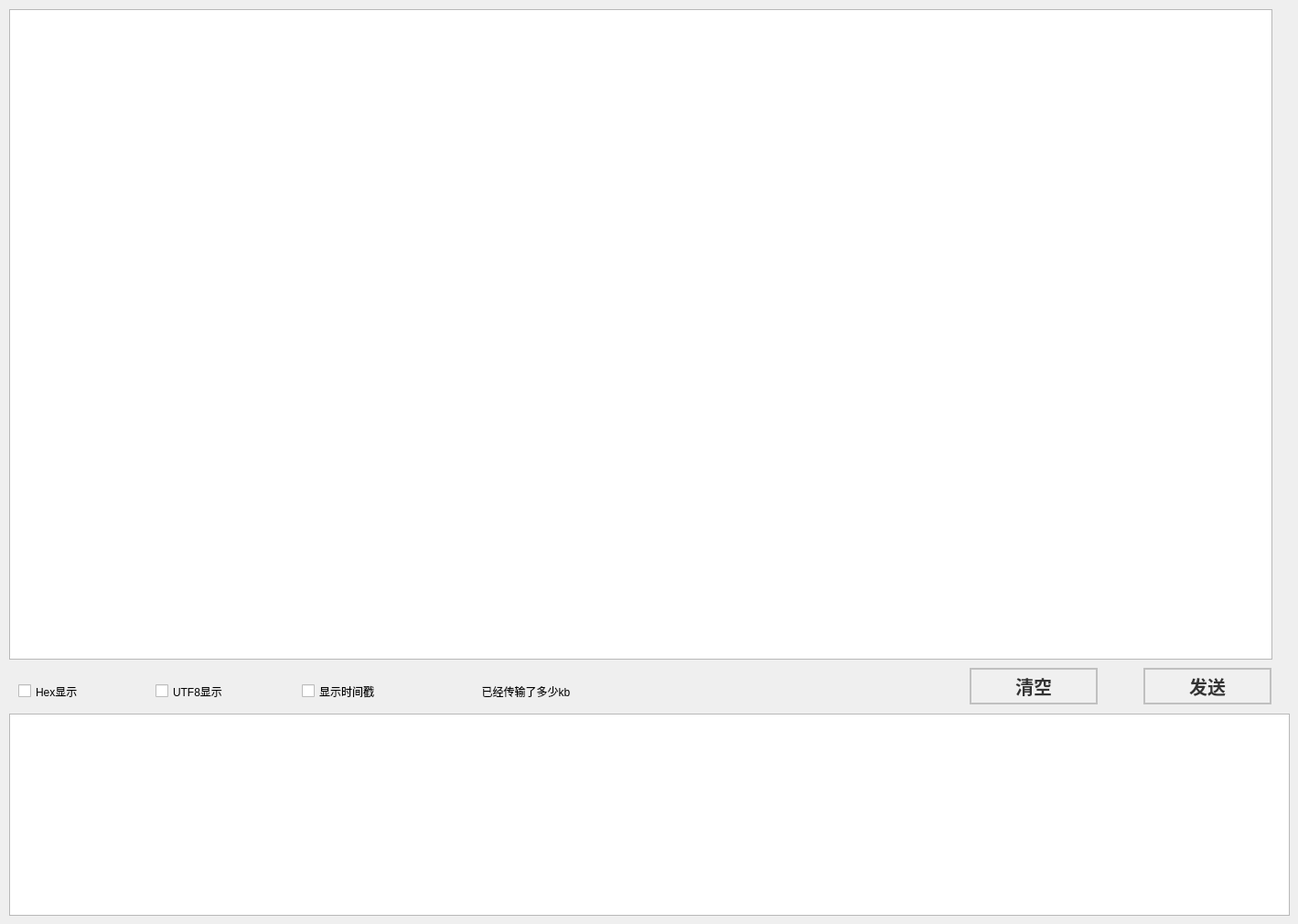
   <widget class="QWidget" name="tab_6">
    <attribute name="title">
     <string>      串口       </string>
    </attribute>
    <widget class="QCheckBox" name="Serial_ShowTime_checkBox">
     <property name="geometry">
      <rect>
       <x>330</x>
       <y>740</y>
       <width>171</width>
       <height>31</height>
      </rect>
     </property>
     <property name="text">
      <string>显示时间戳</string>
     </property>
    </widget>
    <widget class="QPushButton" name="clearBt">
     <property name="geometry">
      <rect>
       <x>1060</x>
       <y>730</y>
       <width>140</width>
       <height>40</height>
      </rect>
     </property>
     <property name="styleSheet">
      <string notr="true">QPushButton {
    width: 150px;
    height: 30px;
    font-size: 20px;
    font-family: Microsoft YaHei;
    font-weight: 400;
    padding: 2px;
    border: 2px solid #c0c0c0;
    background-color: #f0f0f0;
    color: #333333;
font-weight: bold;
}

QPushButton:hover {
    background-color: #d0d0d0;
    color: #000000;
font-weight: bold;
}

QPushButton:pressed {
    background-color: #a0a0a0;
    color: #ffffff;
font-weight: bold;
}</string>
     </property>
     <property name="text">
      <string>清空</string>
     </property>
    </widget>
    <widget class="QTextEdit" name="recvEdit">
     <property name="geometry">
      <rect>
       <x>10</x>
       <y>10</y>
       <width>1381</width>
       <height>711</height>
      </rect>
     </property>
     <property name="readOnly">
      <bool>true</bool>
     </property>
    </widget>
    <widget class="QCheckBox" name="UTF8_SerialShow_checkBox">
     <property name="geometry">
      <rect>
       <x>170</x>
       <y>740</y>
       <width>141</width>
       <height>31</height>
      </rect>
     </property>
     <property name="text">
      <string>UTF8显示</string>
     </property>
    </widget>
    <widget class="QCheckBox" name="Hex_SerialShow_checkBox">
     <property name="geometry">
      <rect>
       <x>20</x>
       <y>740</y>
       <width>121</width>
       <height>31</height>
      </rect>
     </property>
     <property name="text">
      <string>Hex显示</string>
     </property>
    </widget>
    <widget class="QTextEdit" name="sendEdit">
     <property name="geometry">
      <rect>
       <x>10</x>
       <y>780</y>
       <width>1400</width>
       <height>221</height>
      </rect>
     </property>
    </widget>
    <widget class="QPushButton" name="sendBt">
     <property name="geometry">
      <rect>
       <x>1250</x>
       <y>730</y>
       <width>140</width>
       <height>40</height>
      </rect>
     </property>
     <property name="styleSheet">
      <string notr="true">QPushButton {
    width: 150px;
    height: 30px;
    font-size: 20px;
    font-family: Microsoft YaHei;
    font-weight: 400;
    padding: 2px;
    border: 2px solid #c0c0c0;
    background-color: #f0f0f0;
    color: #333333;
font-weight: bold;
}

QPushButton:hover {
    background-color: #d0d0d0;
    color: #000000;
font-weight: bold;
}

QPushButton:pressed {
    background-color: #a0a0a0;
    color: #ffffff;
font-weight: bold;
}</string>
     </property>
     <property name="text">
      <string>发送</string>
     </property>
    </widget>
    <widget class="QLabel" name="SerialData_send_label">
     <property name="geometry">
      <rect>
       <x>510</x>
       <y>740</y>
       <width>431</width>
       <height>31</height>
      </rect>
     </property>
     <property name="text">
      <string>     已经传输了多少kb</string>
     </property>
    </widget>
   </widget>
